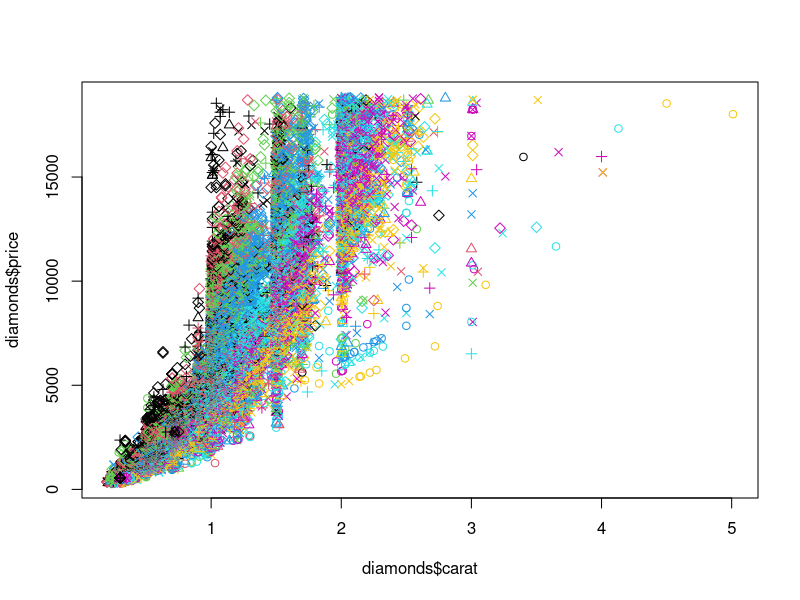

Source code (R):
## ---- chunk 1
knitr::opts_chunk$set(echo = TRUE)
## ---- chunk 2
#summary(cars)

5+10
15.3*23.4
sqrt(16)
producto = 15.3 * 23.4
#Asignacion de variables
producto1 <- 15.3 * 23.4

#función logaritmo
log (producto)
#entropia
log (producto , base=2)
"hola poke"

# mal escrito, no esta asignando 
x<-1:5

#bien escrito
x <- 1:5

#genera secuencia de numeros reales
seq(1, 5, 1)


#scan sirve para ingresar valores (doble enter para terminar)
z <- scan()

#repeticion
rep(1,20) #agregamos el valor 1 , 20 veces

#repetir del número 1 - 3 , 30 veces
rep(1:3, 30)

rep(seq(1,3),30)

#utilizando each
rep(1:4, each=2)

#argumento times
rep(1:4, c(2,2,2,2))


sum(x)
prod(x)
#encontrar un valor especifico
which.max(c(3,14,15,2))

#busca la posición de un número
which(c(3,14,15,2)==3)

which.min(c(3,14,15,2))

#decrementa
sort(x, decreasing= TRUE)

#funcion

f_x <- function(x)
{
	y <- x^2
	cat("El cuadrado de x es: " ,y,"\n")
	return (y)
}

f_x(5)

#getwd() devuelve el valor donde se esta ejecutando el r



## ---- chunk 3
#plot(pressure)
library(ggplot2)
data("diamonds")

plot(diamonds$carat, diamonds$price, col=diamonds$color, pch=as.numeric(diamonds$cut))
